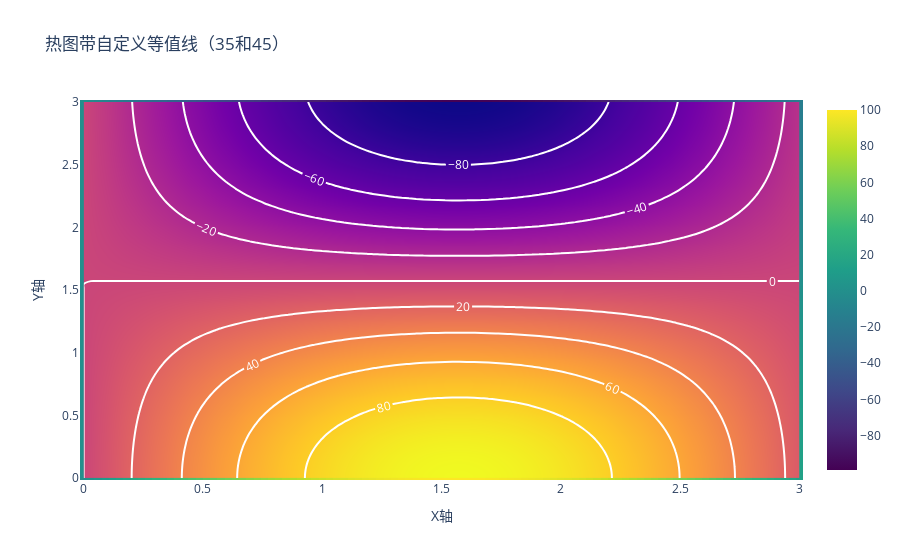

Source (notebook cell):
### Code cell
import plotly.graph_objects as go
import numpy as np

# 生成示例数据
x = np.linspace(0, 3, 100)
y = np.linspace(0, 3, 100)
X, Y = np.meshgrid(x, y)
Z = np.sin(X) * np.cos(Y) * 100  # 生成0-100范围的数据

# 创建图像
fig = go.Figure()

# 添加热图
fig.add_trace(go.Heatmap(x=x, y=y, z=Z, colorscale="Viridis"))

# 添加自定义等值线（35和45）
fig.add_trace(
    go.Contour(
        x=x,
        y=y,
        z=Z,
        contours=dict(
            # levels=[35, 45],  # 明确指定等值线层级
            coloring="heatmap",  # 仅显示线
            showlabels=True,  # 显示数值标签
        ),
        line=dict(color="white", width=2),  # 白色粗线
        showscale=False,  # 隐藏颜色条
    )
)

# 调整布局
fig.update_layout(
    title="热图带自定义等值线（35和45）", xaxis_title="X轴", yaxis_title="Y轴"
)

fig.show()
